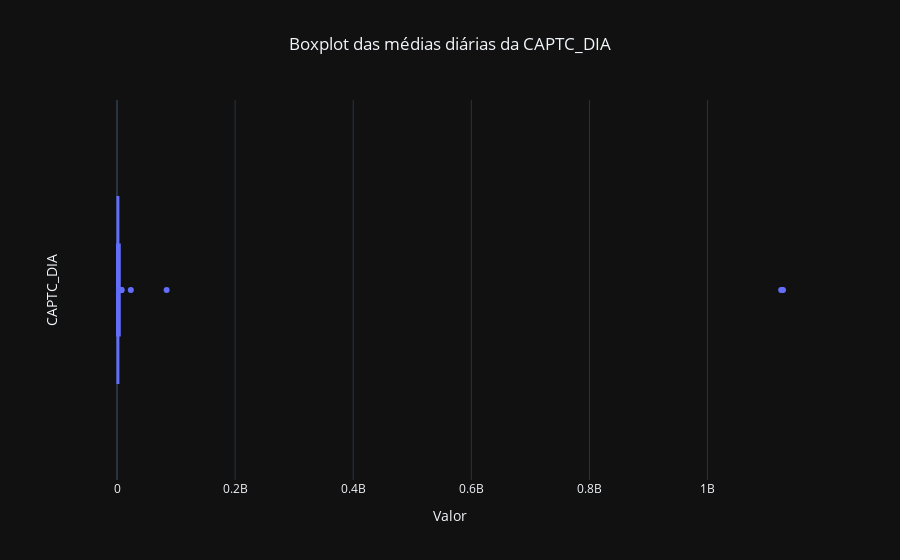

Notebook code cell kept with this figure:
### Markdown cell above
### *Boxplot* da média diária da `CAPTC_DIA`

### Code cell
fig = px.box(
    data_frame= avg_captc_per_date,
    x= 'avg(CAPTC_DIA)', orientation= 'h',
    title= 'Boxplot das médias diárias da CAPTC_DIA'
)
fig.update_layout(title= {'x': 0.5}, yaxis_title= 'CAPTC_DIA', xaxis_title= 'Valor')
fig.show()

### Figure 1 — Plotly figure (JSON) as saved in the notebook; plotly's stock layout.template omitted (floating-point values rounded to 4 significant figures; data arrays with more than 128 entries replaced by an {"elided": "..."} marker saying what was removed)
{"data": [{"alignmentgroup": "True", "hovertemplate": "avg(CAPTC_DIA)=%{x}<extra></extra>", "legendgroup": "", "marker": {"color": "#636efa"}, "name": "", "notched": false, "offsetgroup": "", "orientation": "h", "showlegend": false, "x": {"elided": "5934 float values"}, "x0": " ", "xaxis": "x", "y0": " ", "yaxis": "y", "type": "box"}], "layout": {"xaxis": {"anchor": "y", "domain": [0.0, 1.0], "title": {"text": "Valor"}}, "yaxis": {"anchor": "x", "domain": [0.0, 1.0], "title": {"text": "CAPTC_DIA"}}, "legend": {"tracegroupgap": 0}, "title": {"text": "Boxplot das médias diárias da CAPTC_DIA", "x": 0.5}, "boxmode": "group"}}
